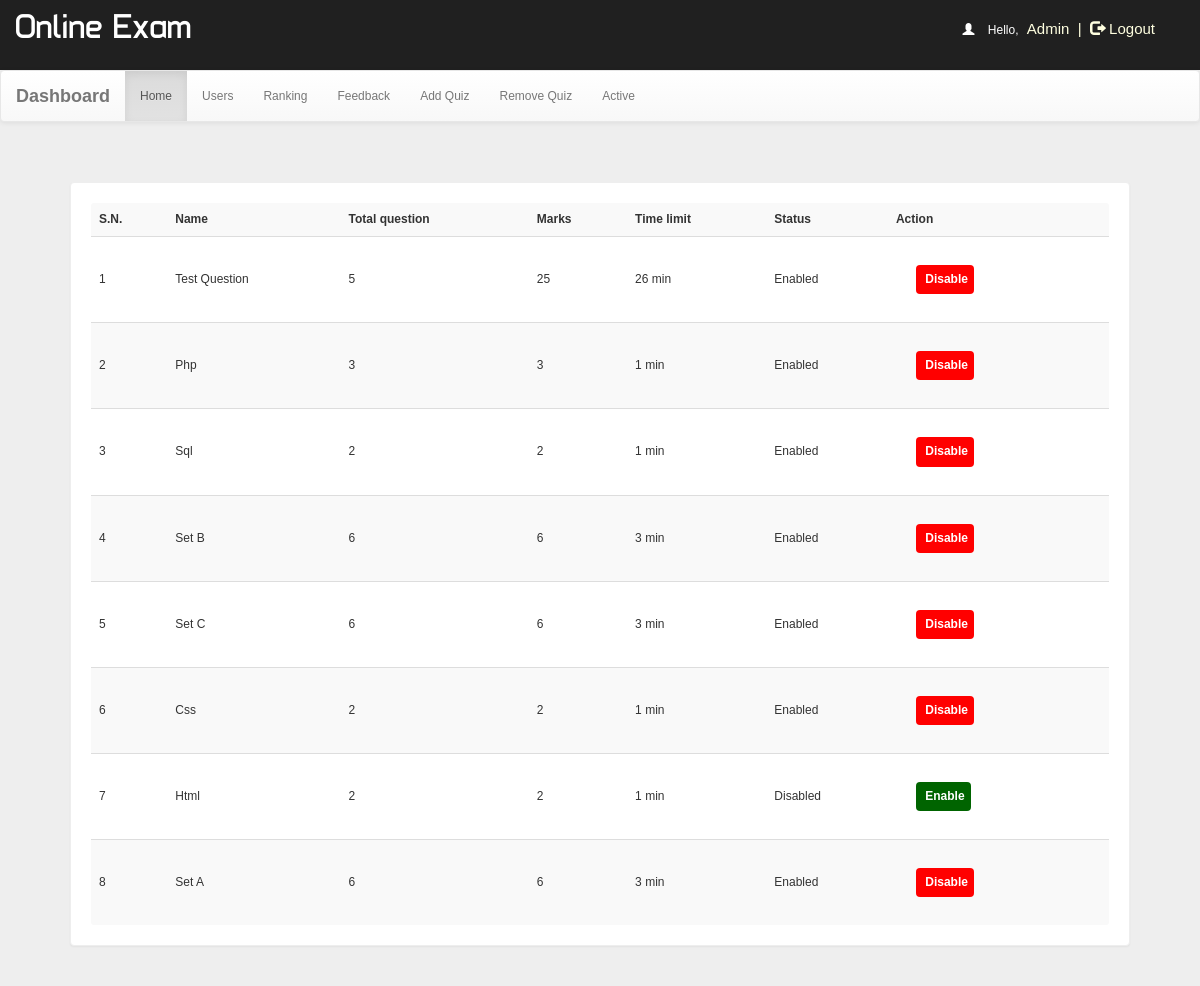
Screenshot of /dash.php?q=0 (signed in) with the database file from the repository.
### tables this page shows
CREATE TABLE `quiz` (
  `id` int(100) NOT NULL,
  `eid` text NOT NULL,
  `title` varchar(100) NOT NULL,
  `correct` int(11) NOT NULL,
  `wrong` int(11) NOT NULL,
  `total` int(11) NOT NULL,
  `time` bigint(20) NOT NULL,
  `date` timestamp NOT NULL DEFAULT CURRENT_TIMESTAMP ON UPDATE CURRENT_TIMESTAMP,
  `status` varchar(10) NOT NULL
);

### dash.php (the view, shortened to what this page needs)
<!DOCTYPE html PUBLIC "-//W3C//DTD XHTML 1.0 Transitional//EN" "http://www.w3.org/TR/xhtml1/DTD/xhtml1-transitional.dtd">
<html xmlns="http://www.w3.org/1999/xhtml">
<head>
<link  rel="stylesheet" href="css/bootstrap.min.css"/>
 <link  rel="stylesheet" href="css/bootstrap-theme.min.css"/>
 <link rel="stylesheet" href="css/main.css">
 <link  rel="stylesheet" href="css/font.css">
</head>
<body  style="background:#eee;">
<body  style="background:#eee;">
<div class="header">
<div class="row">
<div class="col-lg-6">
<span class="logo">Online Exam</span></div>
<?php
include_once 'dbConnection.php';
if (!(isset($_SESSION['username']))  || ($_SESSION['key']) != '54585c506829293a2d4c3b68543b316e2e7a2d277858545a36362e5f39') {
    session_destroy();
    header("location:index.php");
} else {
    $name     = $_SESSION['name'];
    echo '<span class="pull-right top title1" ><span style="color:white"><span class="glyphicon glyphicon-user" aria-hidden="true"></span>&nbsp;&nbsp;&nbsp;&nbsp;Hello,</span> <span class="log log1" style="color:lightyellow">' . $name . '&nbsp;&nbsp;|&nbsp;&nbsp;<a href="logout.php?q=account.php" style="color:lightyellow"><span class="glyphicon glyphicon-log-out" aria-hidden="true"></span>&nbsp;Logout</button></a></span>';
}
?>
</div></div>
<nav class="navbar navbar-default title1">
  <div class="container-fluid">
    <div class="navbar-header">
      <a class="navbar-brand" href="dash.php?q=0"><b>Dashboard</b></a>
    </div>
    <div class="collapse navbar-collapse" id="bs-example-navbar-collapse-1">
      <ul class="nav navbar-nav">
        <li <?php
if (@$_GET['q'] == 0)
    echo 'class="active"';
?>><a href="dash.php?q=0">Home<span class="sr-only">(current)</span></a></li>
        <li <?php
if (@$_GET['q'] == 1)
    echo 'class="active"';
?>><a href="dash.php?q=1">Users</a></li>
    <li <?php
if (@$_GET['q'] == 2)
    echo 'class="active"';
?>><a href="dash.php?q=2">Ranking</a></li>
    <li <?php
if (@$_GET['q'] == 3)
    echo 'class="active"';
?>><a href="dash.php?q=3">Feedback</a></li>
        <li <?php
if (@$_GET['q'] == 4)
    echo 'class="active"';
?>><a href="dash.php?q=4">Add Quiz</a></li>
        <li <?php
if (@$_GET['q'] == 5)
    echo 'class="active"';
?>><a href="dash.php?q=5">Remove Quiz</a></li>
<li <?php
if (@$_GET['q'] == 6)
    echo 'class="active"';
?>><a href="dash.php?q=6">Active</a></li>
      </ul>
          </div>
  </div>
</nav>
<div class="container">
<div class="row">
<div class="col-md-12">
<?php
if (@$_GET['q'] == 0) {
    $result = mysqli_query($con, "SELECT * FROM quiz ORDER BY date DESC") or die('Error');
    echo '<div class="panel"><table class="table table-striped title1"  style="vertical-align:middle">
<tr><td style="vertical-align:middle"><b>S.N.</b></td><td style="vertical-align:middle"><b>Name</b></td><td style="vertical-align:middle"><b>Total question</b></td><td style="vertical-align:middle"><b>Marks</b></td><td style="vertical-align:middle"><b>Time limit</b></td><td style="vertical-align:middle"><b>Status</b></td><td style="vertical-align:middle"><b>Action</b></td></tr>';
    $c = 1;
    while ($row = mysqli_fetch_array($result)) {
        $title   = $row['title'];
        $total   = $row['total'];
        $correct = $row['correct'];
        $time    = $row['time'];
        $eid     = $row['eid'];
        $status  = $row['status'];
        if ($status == "enabled") {
            echo '<tr><td style="vertical-align:middle">' . $c++ . '</td><td style="vertical-align:middle">' . $title . '</td><td style="vertical-align:middle">' . $total . '</td><td style="vertical-align:middle">' . $correct * $total . '</td><td style="vertical-align:middle">' . $time . '&nbsp;min</td><td style="vertical-align:middle">Enabled</td>
  <td style="vertical-align:middle"><b><a href="update.php?deidquiz=' . $eid . '" class="btn logb" style="color:#FFFFFF;background:#ff0000;font-size:12px;padding:5px;">&nbsp;<span><b>Disable</b></span></a></b></td></tr>';
        } else {
            echo '<tr><td style="vertical-align:middle">' . $c++ . '</td><td style="vertical-align:middle">' . $title . '</td><td style="vertical-align:middle">' . $total . '</td><td style="vertical-align:middle">' . $correct * $total . '</td><td style="vertical-align:middle">' . $time . '&nbsp;min</td><td style="vertical-align:middle">Disabled</td>
  <td style="vertical-align:middle"><b><a href="update.php?eeidquiz=' . $eid . '" class="btn logb" style="color:#FFFFFF;background:darkgreen;font-size:12px;padding:5px;">&nbsp;<span><b>Enable</b></span></a></b></td></tr>';
        }
    }
}
		?><tr>
</div>
</div></div>
</body>
</html>

### css/main.css (style rules this page uses)
body { overflow-x:hidden;width:100%;font: 12px "Century Gothic", "Times Roman", sans-serif;background:#eee;min-height:550px;background-attachment:fixed; }
.panel { border-color:#eee;margin:40px;padding:20px;font: 15px "Century Gothic", "Times Roman", sans-serif; }
.header { background:#202020;height:70px; }
.logo { font-family:'typo';font-size:35px;color:#ffffff;margin:15px; }
.title1 { font: 12px "Century Gothic", "Times Roman", sans-serif; }
.logb { color:#FFFFFF;background:#0000ff;font-size:15px;margin:20px;padding:8px; }
.top { margin-top:20px; }
.log1 { font: 15px 'Ubuntu', sans-serif;color:#0000ff;margin-left:10px; }
.log { margin:10px;margin-right:60px;margin-left:5px;color:#ffffb3;text-decoration:none;font-size:20px;font-size:15px; }

### rows the page displays
quiz: title "Test Question", total "5", $correct * $total "25", time "26"
quiz: title "Php", total "3", $correct*$total "3", time "1"
quiz: title "Sql", total "2", $correct*$total "2", time "1"
quiz: title "Set B", total "6", $correct*$total "6", time "3"
quiz: title "Set C", total "6", $correct*$total "6", time "3"
quiz: title "Css", total "2", $correct*$total "2", time "1"
quiz: title "Html", total "2", $correct*$total "2", time "1"
quiz: title "Set A", total "6", $correct*$total "6", time "3"

### other values shown
$name "Admin"
